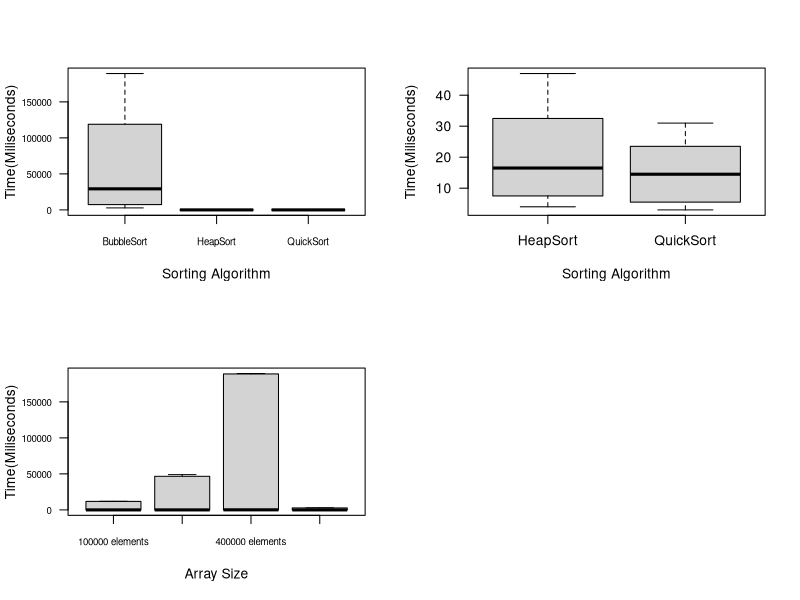
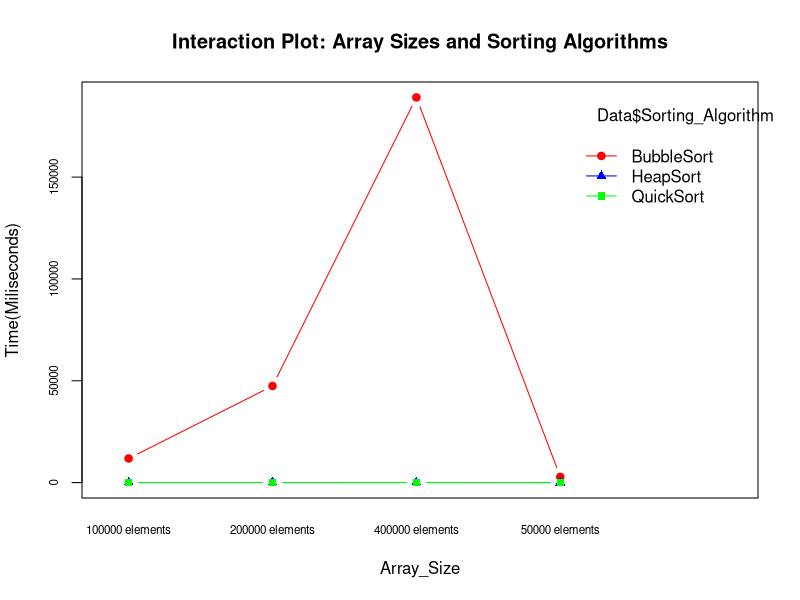
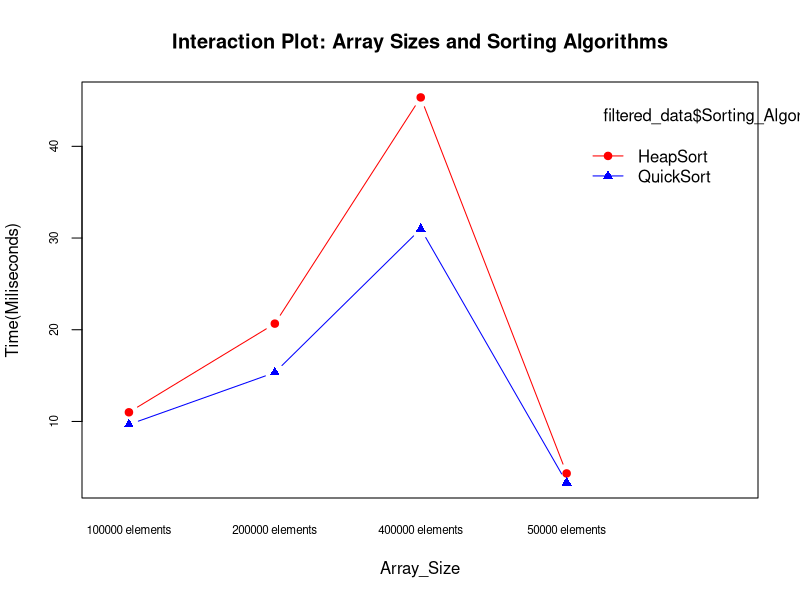
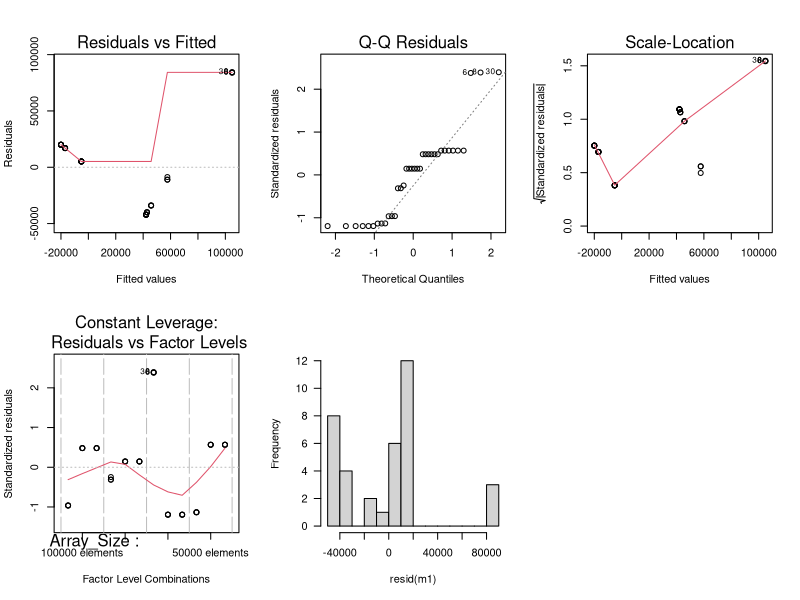

These figures' R source, in order:
## ---- chunk 1
# Load necessary packages
library(readxl)
library(knitr)


# Read in data from Experimental Design
Data <- read_excel("ExperimentalDesign.xlsx")
## ---- chunk 2
# Random Block Design Model, ANOVA
m1 <- aov(`Time(Miliseconds)` ~ Array_Size + Sorting_Algorithm, data = Data)

# Display ANOVA table with degrees of freedom
anova_table <- summary(m1)[[1]]
anova_table_df <- data.frame(
  Term = rownames(anova_table),
  Df = anova_table$Df,
  Sum_Sq = anova_table$`Sum Sq`,
  Mean_Sq = anova_table$`Mean Sq`,
  F_value = anova_table$`F value`,
  Pr_F = anova_table$`Pr(>F)`
)
kable(anova_table_df, caption = "Detailed ANOVA Table for Random Block Design Model")
## ---- chunk 3
# Generate the means table
means_table <- model.tables(m1, "means")

algorithm_means <- means_table$tables$Sorting_Algorithm

# Extract the means for the array sizes
arraysize_means <- means_table$tables$Array_Size

# Display the algorithms means table
kable(algorithm_means, caption = "Table 1: Means of the Sorting Algorithms")

# Display the array sizes means table
kable(arraysize_means, caption = "Table 2: Means for the Different Array Sizes")
## ---- chunk 4
# Set up for plotting multiple plots per page
par(mfrow = c(2, 2))  # 2 rows and 2 columns of plots

# Boxplot of all the algorithms
boxplot(`Time(Miliseconds)` ~ Sorting_Algorithm, data = Data, las = 1,
        ylab = "Time(Miliseconds)", xlab = "Sorting Algorithm", cex.axis = 0.7)

# Remove BubbleSort from the data
filtered_data <- subset(Data, Sorting_Algorithm != "BubbleSort")

# Create the boxplot with the remaining sorting algorithms without BubbleSort
boxplot(`Time(Miliseconds)` ~ Sorting_Algorithm, data = filtered_data, las = 1,
        ylab = "Time(Miliseconds)", xlab = "Sorting Algorithm")
## ---- chunk 5
# Compare means using Bonferroni
pairwise_result <- pairwise.t.test(Data$`Time(Miliseconds)`, Data$Sorting_Algorithm, p.adjust.method = "bonferroni")

# Convert pairwise comparison result to a data frame for better formatting
pairwise_df <- as.data.frame(pairwise_result$p.value)
kable(pairwise_df, caption = "Pairwise Comparison Results with Bonferroni Adjustment at 5% signifance level")
## ---- chunk 6
# Create boxplot of the blocks
boxplot(`Time(Miliseconds)` ~ Array_Size, data = Data, las = 1,
        ylab = "Time(Miliseconds)", xlab = "Array Size", cex.axis=0.7)
## ---- chunk 7
# Reset plotting layout to default
par(mfrow = c(1, 1))
## ---- chunk 8
# Interaction plot containing all blocks
interaction.plot(Data$Array_Size, Data$Sorting_Algorithm, Data$`Time(Miliseconds)`,
                 col = c("red", "blue", "green"),   # Colors for each treatment level
                 lty = 1,                           # Line type
                 type = "b",                        # Line and points
                 pch = c(19, 17, 15),               # Point shapes for each treatment
                 xlab = "Array_Size", ylab = "Time(Miliseconds)", 
                 main = "Interaction Plot: Array Sizes and Sorting Algorithms", cex.axis=0.7)

# Interaction plot containing all blocks, not containing BubbleSort
interaction.plot(filtered_data$Array_Size, filtered_data$Sorting_Algorithm, filtered_data$`Time(Miliseconds)`,
                 col = c("red", "blue", "green"),   # Colors for each treatment level
                 lty = 1,                           # Line type
                 type = "b",                        # Line and points
                 pch = c(19, 17, 15),               # Point shapes for each treatment
                 xlab = "Array_Size", ylab = "Time(Miliseconds)", 
                 main = "Interaction Plot: Array Sizes and Sorting Algorithms", cex.axis=0.7)
## ---- chunk 9
# Perform Shapiro-Wilk test on residuals
shapiro_result <- shapiro.test(resid(m1))

# Convert Shapiro-Wilk test result to a data frame for better formatting
shapiro_df <- data.frame(
  Statistic = shapiro_result$statistic,
  p_value = shapiro_result$p.value
)
kable(shapiro_df, caption = "Shapiro-Wilk Test for Normality of Residuals")
## ---- chunk 10
# Model Diagnostics
par(mfrow = c(2, 3))

plot(m1)

hist(resid(m1), main = "", las = 1, breaks = 10)
## ---- chunk 11
print(Data)
